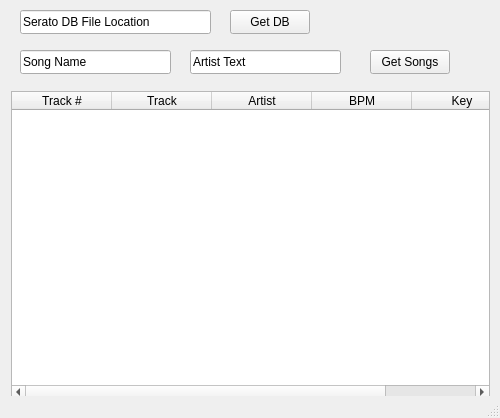
<?xml version="1.0" encoding="UTF-8"?>
<ui version="4.0">
 <class>Oscillator</class>
 <widget class="QMainWindow" name="Oscillator">
  <property name="geometry">
   <rect>
    <x>0</x>
    <y>0</y>
    <width>500</width>
    <height>418</height>
   </rect>
  </property>
  <property name="windowTitle">
   <string>Oscillator</string>
  </property>
  <widget class="QWidget" name="centralWidget">
   <widget class="QWidget" name="verticalLayoutWidget">
    <property name="geometry">
     <rect>
      <x>0</x>
      <y>80</y>
      <width>501</width>
      <height>331</height>
     </rect>
    </property>
    <layout class="QVBoxLayout" name="verticalLayout">
     <item>
      <widget class="QTableWidget" name="tableWidget">
       <column>
        <property name="text">
         <string>Track #</string>
        </property>
       </column>
       <column>
        <property name="text">
         <string>Track</string>
        </property>
       </column>
       <column>
        <property name="text">
         <string>Artist</string>
        </property>
       </column>
       <column>
        <property name="text">
         <string>BPM</string>
        </property>
       </column>
       <column>
        <property name="text">
         <string>Key</string>
        </property>
       </column>
      </widget>
     </item>
    </layout>
   </widget>
   <widget class="QPushButton" name="dbFileButton">
    <property name="geometry">
     <rect>
      <x>230</x>
      <y>10</y>
      <width>80</width>
      <height>24</height>
     </rect>
    </property>
    <property name="text">
     <string>Get DB</string>
    </property>
   </widget>
   <widget class="QLineEdit" name="dbFileText">
    <property name="geometry">
     <rect>
      <x>20</x>
      <y>10</y>
      <width>191</width>
      <height>24</height>
     </rect>
    </property>
    <property name="inputMask">
     <string/>
    </property>
    <property name="text">
     <string>Serato DB File Location</string>
    </property>
    <property name="maxLength">
     <number>100</number>
    </property>
   </widget>
   <widget class="QLineEdit" name="songText">
    <property name="geometry">
     <rect>
      <x>20</x>
      <y>50</y>
      <width>151</width>
      <height>24</height>
     </rect>
    </property>
    <property name="inputMask">
     <string/>
    </property>
    <property name="text">
     <string>Song Name</string>
    </property>
    <property name="maxLength">
     <number>100</number>
    </property>
    <property name="cursorPosition">
     <number>9</number>
    </property>
   </widget>
   <widget class="QLineEdit" name="artistText">
    <property name="geometry">
     <rect>
      <x>190</x>
      <y>50</y>
      <width>151</width>
      <height>24</height>
     </rect>
    </property>
    <property name="inputMask">
     <string/>
    </property>
    <property name="text">
     <string>Artist Text</string>
    </property>
    <property name="maxLength">
     <number>100</number>
    </property>
    <property name="cursorPosition">
     <number>11</number>
    </property>
   </widget>
   <widget class="QPushButton" name="songButton">
    <property name="geometry">
     <rect>
      <x>370</x>
      <y>50</y>
      <width>80</width>
      <height>24</height>
     </rect>
    </property>
    <property name="text">
     <string>Get Songs</string>
    </property>
   </widget>
  </widget>
  <widget class="QStatusBar" name="statusBar"/>
 </widget>
 <layoutdefault spacing="6" margin="11"/>
 <resources/>
 <connections/>
</ui>
